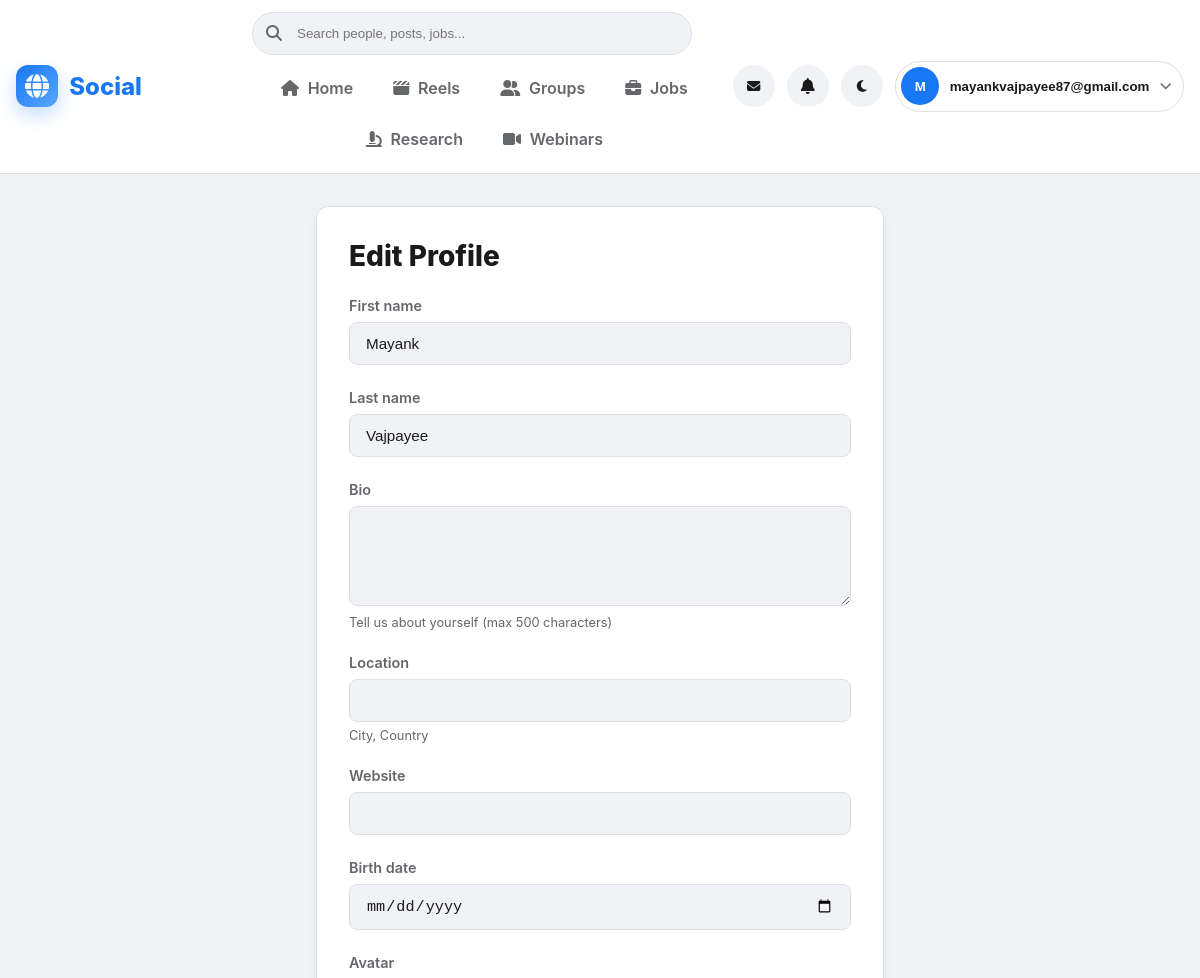
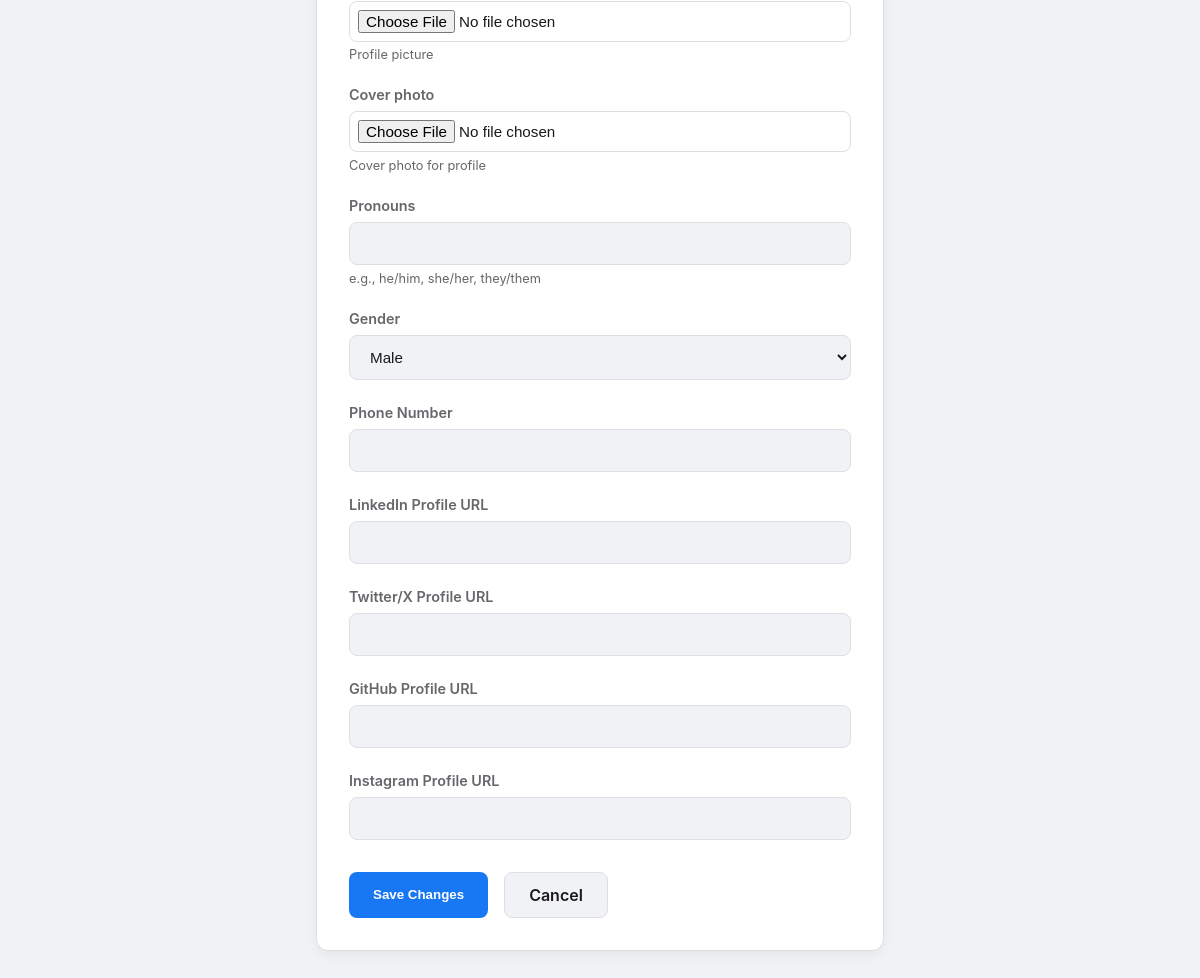
Page /accounts/profile/edit/ (signed in) on the committed database (2 pictures, top to bottom).
### accounts/models.py (models this page shows, shortened)
class User(AbstractUser):
    email = models.EmailField(
        _('email address'),
        unique=True,  # ⭐ Har user ka email unique hoga
        help_text=_('Required. Enter a valid email address.')
    )
    bio = models.TextField(
        _('bio'),
        max_length=500,
        blank=True,
        help_text=_('Tell us about yourself (max 500 characters)')
    )
    location = models.CharField(
        _('location'),
        max_length=100,
        blank=True,
        help_text=_('City, Country')
    )
    website = models.URLField(
        _('website'),
        max_length=200,
        blank=True
    )
    birth_date = models.DateField(
        _('birth date'),
        null=True,
        blank=True
    )
    avatar = models.ImageField(
        _('avatar'),
        upload_to='avatars/',  # media/avatars/ folder mein save hoga
        blank=True,
        null=True,
        help_text=_('Profile picture')
    )
    cover_photo = models.ImageField(
        _('cover photo'),
        upload_to='covers/',
        blank=True,
        null=True,
        help_text=_('Cover photo for profile')
    )
    created_at = models.DateTimeField(auto_now_add=True)
    updated_at = models.DateTimeField(auto_now=True)
    is_private = models.BooleanField(
        _('private account'),
        default=False,
        help_text=_('If checked, only followers can see your posts')
    )
    following = models.ManyToManyField(
        'self',
        symmetrical=False,
        related_name='followers',
        blank=True,
        verbose_name=_('following')
    )
    email_verified = models.BooleanField(
        _('email verified'),
        default=False
    )
    otp = models.CharField(_('OTP'), max_length=6, blank=True, null=True)
    otp_expiry = models.DateTimeField(_('OTP expiry'), blank=True, null=True)
    USERNAME_FIELD = 'email'  # ⭐ Email se login hoga (username nahi)
    REQUIRED_FIELDS = ['username']  # Email ke alawa username bhi puchhega createsuperuser
    class Meta:
        verbose_name = _('user')
        verbose_name_plural = _('users')
        ordering = ['-date_joined']

### accounts/views.py (the view)
# urls.py: path('profile/edit/', views.profile_edit, name='profile_edit'),
@login_required
def profile_edit(request):
    if request.method == 'POST':
        form = UserProfileForm(request.POST, request.FILES, instance=request.user)
        if form.is_valid():
            form.save()
            messages.success(request, 'Profile successfully update ho gaya!')
            return redirect('accounts:profile')
    else:
        form = UserProfileForm(instance=request.user)
    context = {
        'form': form,
    }
    return render(request, 'accounts/profile_edit.html', context)

### templates/accounts/profile_edit.html (shortened to what this page needs)
{% extends 'base.html' %}
{% block content %}
<div style="max-width: 600px; margin: 2rem auto; padding: 0 1rem;">
    <div style="background: var(--card-bg); border: 1px solid var(--border-color); border-radius: 12px; padding: 2rem; box-shadow: 0 4px 12px rgba(0,0,0,0.05);">
        <h2 style="margin-bottom: 1.5rem; color: var(--text-primary); font-weight: 800; font-size: 1.75rem;">Edit Profile</h2>
        <form method="post" enctype="multipart/form-data">
            {% for field in form %}
                <div style="margin-bottom: 1.5rem;">
                    <label for="{{ field.id_for_label }}" style="display: block; margin-bottom: 0.25rem; color: var(--text-secondary); font-weight: 600; font-size: 0.9rem;">
                        {{ field.label }}
                    </label>
                    {{ field }}
                    {% if field.help_text %}
                        <small style="color: var(--text-secondary); display: block; margin-top: 0.35rem; font-size: 0.8rem;">
                            {{ field.help_text }}
                        </small>
                    {% endif %}
                </div>
            {% endfor %}
            <div style="display: flex; gap: 1rem; margin-top: 2rem;">
                <button type="submit" style="padding: 0.75rem 1.5rem; background: var(--accent-color); color: white; border: none; border-radius: 8px; cursor: pointer; font-weight: 700; transition: filter 0.2s;">
                    Save Changes
                </button>
                <a href="{% url 'accounts:profile' %}" style="padding: 0.75rem 1.5rem; background: var(--hover-bg); color: var(--text-primary); text-decoration: none; border: 1px solid var(--border-color); border-radius: 8px; font-weight: 600; text-align: center; display: inline-block;">
                    Cancel
                </a>
            </div>
        </form>
    </div>
</div>
{% endblock %}

### templates/base.html (shortened to what this page needs)
<!DOCTYPE html>
<html lang="en">
<head>
    <link rel="stylesheet" href="https://cdnjs.cloudflare.com/ajax/libs/font-awesome/6.5.1/css/all.min.css">
</head>
<body x-data="{ darkMode: localStorage.getItem('darkMode') === 'true', openChat: false }"
      x-init="$watch('darkMode', value => {
          localStorage.setItem('darkMode', value);
          document.body.classList.toggle('dark-mode', value);
      })"
      :class="{ 'dark-mode': darkMode }">
    <nav class="navbar">
        <div class="navbar-shell">
            <div>
                <a href="{% url 'feed:feed' %}" class="brand-link">
                    <span class="brand-mark">
                        <i class="fas fa-globe"></i>
                    </span>
                    <span>Social</span>
                </a>
            </div>
            <div class="nav-center">
                <div class="desktop-only nav-search" x-data="{
                    query: '',
                    results: [],
                    showResults: false,
                    search: function() {
                        if (this.query.length < 2) {
                            this.results = [];
                            this.showResults = false;
                            return;
                        }
                        fetch(`/search/quick/?q=${encodeURIComponent(this.query)}`)
                            .then(response => response.json())
                            .then(data => {
                                this.results = data.results;
                                this.showResults = true;
                            });
                    }
                }">
                    <form method="get" action="{% url 'search:search' %}" style="position: relative;">
                        <input
                            type="text"
                            name="q"
                            x-model="query"
                            @input="search()"
                            @focus="showResults = true"
                            @click.away="showResults = false"
                            placeholder="Search people, posts, jobs..."
                        >
                        <i class="fas fa-search nav-search-icon"></i>
                    </form>
                </div>
                {% if user.is_authenticated %}
                    <div class="nav-main-links">
                        <a href="{% url 'feed:feed' %}" class="nav-link {% if request.resolver_match.namespace == 'feed' %}active{% endif %}">
                            <i class="fas fa-house"></i>
                            <span>Home</span>
                        </a>
                        <a href="{% url 'reels:feed' %}" class="nav-link {% if request.resolver_match.namespace == 'reels' %}active{% endif %}">
                            <i class="fas fa-clapperboard"></i>
                            <span>Reels</span>
                        </a>
                        <a href="{% url 'groups:list' %}" class="nav-link {% if request.resolver_match.namespace == 'groups' %}active{% endif %}">
                            <i class="fas fa-user-group"></i>
                            <span>Groups</span>
                        </a>
                        <a href="{% url 'jobs:job_list' %}" class="nav-link {% if request.resolver_match.namespace == 'jobs' %}active{% endif %}">
                            <i class="fas fa-briefcase"></i>
                            <span>Jobs</span>
                        </a>
                        <a href="{% url 'research:paper_list' %}" class="nav-link {% if request.resolver_match.namespace == 'research' %}active{% endif %}">
                            <i class="fas fa-microscope"></i>
                            <span>Research</span>
                        </a>
                        <a href="{% url 'webinars:list' %}" class="nav-link {% if request.resolver_match.namespace == 'webinars' %}active{% endif %}">
                            <i class="fas fa-video"></i>
                            <span>Webinars</span>
                        </a>
                    </div>
                {% endif %}
            </div>
            <div class="nav-right">
                {% if user.is_authenticated %}
                    <button @click="openChat = !openChat" class="nav-icon-button" title="Chat">
                        <i class="fas fa-envelope"></i>
                    </button>
                    <a href="{% url 'notifications:list' %}" class="nav-icon-button" title="Notifications">
                        <i class="fas fa-bell"></i>
                    </a>
                {% endif %}
                <button @click="darkMode = !darkMode" class="nav-icon-button" title="Toggle theme">
                    <i class="fas" :class="darkMode ? 'fa-sun' : 'fa-moon'"></i>
                </button>
                <div x-data="{ open: false }" style="position: relative;">
                    <button @click="open = !open" class="user-trigger">
                        <span class="user-avatar">
                            {% if user.is_authenticated %}
                                {{ user.username|first|upper }}
                            {% else %}
                                <i class="fas fa-user"></i>
                            {% endif %}
                        </span>
                        <span style="color: var(--text-primary); font-weight: 600;" class="desktop-only">
                            {% if user.is_authenticated %}
                                {{ user.username }}
                            {% else %}
                                Guest
                            {% endif %}
                        </span>
                        <i class="fas fa-chevron-down" style="color: var(--text-secondary); font-size: 0.75rem;"></i>
                    </button>
                </div>
            </div>
        </div>
    </nav>
    <main>
        {% block content %}
        {% endblock %}
    </main>
</body>
</html>

### templates/base.html (style rules this page uses)
:root { --bg-primary: #ffffff; --bg-secondary: #f0f2f5; --text-primary: #1a1a1a; --text-secondary: #65676b; --accent-color: #1877f2; --border-color: #dddfe2; --card-bg: #ffffff; --navbar-bg: #ffffff; --hover-bg: #f0f2f5; }
* { margin: 0; padding: 0; box-sizing: border-box; }
body { font-family: -apple-system, BlinkMacSystemFont, "Segoe UI", Roboto, Helvetica, Arial, sans-serif; background-color: var(--bg-secondary); color: var(--text-primary); min-height: 100vh; }
.navbar { background-color: var(--navbar-bg); border-bottom: 1px solid var(--border-color); padding: 0.75rem 1rem; position: sticky; top: 0; z-index: 100; }
.navbar-shell { max-width: 1400px; margin: 0 auto; display: grid; grid-template-columns: 220px minmax(320px, 1fr) auto; align-items: center; gap: 1rem; }
.brand-link { display: inline-flex; align-items: center; gap: 0.7rem; color: var(--accent-color); text-decoration: none; font-size: 1.5rem; font-weight: 800; }
.brand-mark { width: 42px; height: 42px; border-radius: 12px; display: inline-flex; align-items: center; justify-content: center; color: #ffffff; background: linear-gradient(135deg, var(--accent-color), #58a6ff); box-shadow: 0 8px 18px rgba(24, 119, 242, 0.24); }
.nav-center { display: flex; flex-direction: column; gap: 0.75rem; }
.nav-search { position: relative; max-width: 440px; width: 100%; }
.nav-search input { width: 100%; padding: 0.8rem 1rem 0.8rem 2.75rem; border-radius: 999px; border: 1px solid var(--border-color); background: var(--bg-secondary); color: var(--text-primary); outline: none; }
.nav-search-icon { position: absolute; left: 14px; top: 50%; transform: translateY(-50%); color: var(--text-secondary); }
.nav-main-links { display: flex; align-items: center; justify-content: center; gap: 0.5rem; flex-wrap: wrap; }
.nav-link { display: inline-flex; align-items: center; gap: 0.55rem; padding: 0.72rem 1rem; border-radius: 12px; text-decoration: none; color: var(--text-secondary); font-weight: 600; transition: background-color 0.2s ease, color 0.2s ease; }
.nav-right { display: flex; align-items: center; justify-content: flex-end; gap: 0.75rem; }
.nav-icon-button { width: 42px; height: 42px; border: none; border-radius: 50%; background: var(--bg-secondary); color: var(--text-primary); display: inline-flex; align-items: center; justify-content: center; text-decoration: none; cursor: pointer; }
.user-trigger { display: inline-flex; align-items: center; gap: 0.65rem; border: 1px solid var(--border-color); border-radius: 999px; background: transparent; padding: 0.35rem 0.7rem 0.35rem 0.35rem; cursor: pointer; }
.user-avatar { width: 38px; height: 38px; border-radius: 50%; background: var(--accent-color); color: #ffffff; display: inline-flex; align-items: center; justify-content: center; font-weight: 700; }

### templates/accounts/profile_edit.html (style rules this page uses)
.form-control { width: 100%; padding: 0.75rem 1rem; border-radius: 8px; border: 1px solid var(--border-color); background: var(--bg-secondary); color: var(--text-primary); outline: none; transition: border-color 0.2s, box-shadow 0.2s; font-size: 0.95rem; margin-top: 0.25rem; }
textarea.form-control { resize: vertical; min-height: 100px; }
input[type="file"].form-control { padding: 0.5rem; background: var(--bg-primary); }

### rows in the picture
User: username|first "M", username "mayankvajpayee87@gmail.com", form "Mayank" "Vajpayee"

### other values in the picture
{{ field.label }} "First name" "Last name" "Bio" "Location" "Website" "Birth date" "Avatar" "Cover photo" "Pronouns" "Gender" "Phone Number" "LinkedIn Profile URL" "Twitter/X Profile URL" "GitHub Profile URL" "Instagram Profile URL"
{{ field.help_text }} "Tell us about yourself (max 500 characters)" "City, Country" "Profile picture" "Cover photo for profile" "e.g., he/him, she/her, they/them"
